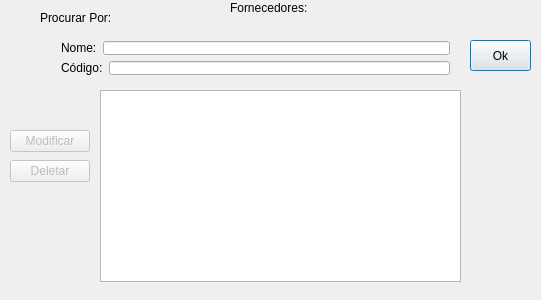
<?xml version="1.0" encoding="UTF-8"?>
<ui version="4.0">
 <class>Fornecedores</class>
 <widget class="QDialog" name="Fornecedores">
  <property name="geometry">
   <rect>
    <x>0</x>
    <y>0</y>
    <width>541</width>
    <height>300</height>
   </rect>
  </property>
  <property name="windowTitle">
   <string>Fornecedores</string>
  </property>
  <widget class="QLabel" name="labelProcurarPor">
   <property name="geometry">
    <rect>
     <x>40</x>
     <y>10</y>
     <width>91</width>
     <height>16</height>
    </rect>
   </property>
   <property name="text">
    <string>Procurar Por:</string>
   </property>
  </widget>
  <widget class="QPushButton" name="pushButtonOkProcurarPor">
   <property name="geometry">
    <rect>
     <x>470</x>
     <y>40</y>
     <width>61</width>
     <height>31</height>
    </rect>
   </property>
   <property name="text">
    <string>Ok</string>
   </property>
  </widget>
  <widget class="QLabel" name="label_2">
   <property name="geometry">
    <rect>
     <x>230</x>
     <y>0</y>
     <width>101</width>
     <height>16</height>
    </rect>
   </property>
   <property name="text">
    <string>Fornecedores:</string>
   </property>
  </widget>
  <widget class="QTableView" name="tableViewTabelaDoBanco">
   <property name="geometry">
    <rect>
     <x>100</x>
     <y>90</y>
     <width>361</width>
     <height>192</height>
    </rect>
   </property>
  </widget>
  <widget class="QPushButton" name="pushButtonModificar">
   <property name="enabled">
    <bool>false</bool>
   </property>
   <property name="geometry">
    <rect>
     <x>10</x>
     <y>130</y>
     <width>80</width>
     <height>22</height>
    </rect>
   </property>
   <property name="text">
    <string>Modificar</string>
   </property>
  </widget>
  <widget class="QPushButton" name="pushButtonDeletar">
   <property name="enabled">
    <bool>false</bool>
   </property>
   <property name="geometry">
    <rect>
     <x>10</x>
     <y>160</y>
     <width>80</width>
     <height>22</height>
    </rect>
   </property>
   <property name="text">
    <string>Deletar</string>
   </property>
  </widget>
  <widget class="QWidget" name="layoutWidget">
   <property name="geometry">
    <rect>
     <x>50</x>
     <y>30</y>
     <width>411</width>
     <height>56</height>
    </rect>
   </property>
   <layout class="QVBoxLayout" name="verticalLayout">
    <item>
     <layout class="QHBoxLayout" name="horizontalLayout">
      <item>
       <widget class="QLabel" name="label">
        <property name="text">
         <string>Nome:</string>
        </property>
       </widget>
      </item>
      <item>
       <widget class="QLineEdit" name="lineEdit"/>
      </item>
     </layout>
    </item>
    <item>
     <layout class="QHBoxLayout" name="horizontalLayout_2">
      <item>
       <widget class="QLabel" name="label_3">
        <property name="text">
         <string>Código:</string>
        </property>
       </widget>
      </item>
      <item>
       <widget class="QLineEdit" name="lineEditProcurarPor"/>
      </item>
     </layout>
    </item>
   </layout>
  </widget>
 </widget>
 <layoutdefault spacing="6" margin="11"/>
 <resources/>
 <connections/>
</ui>
